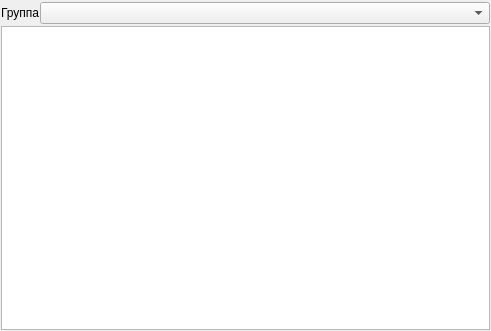
<?xml version="1.0" encoding="UTF-8"?>
<ui version="4.0">
 <class>TestComboBoxPopupForm</class>
 <widget class="QWidget" name="TestComboBoxPopupForm">
  <property name="geometry">
   <rect>
    <x>0</x>
    <y>0</y>
    <width>491</width>
    <height>331</height>
   </rect>
  </property>
  <property name="windowTitle">
   <string>Form</string>
  </property>
  <layout class="QGridLayout" name="gridLayout">
   <property name="leftMargin">
    <number>1</number>
   </property>
   <property name="topMargin">
    <number>2</number>
   </property>
   <property name="rightMargin">
    <number>1</number>
   </property>
   <property name="bottomMargin">
    <number>1</number>
   </property>
   <property name="horizontalSpacing">
    <number>1</number>
   </property>
   <property name="verticalSpacing">
    <number>2</number>
   </property>
   <item row="0" column="1">
    <widget class="CRBComboBox" name="cmbTestGroup"/>
   </item>
   <item row="1" column="0" colspan="2">
    <widget class="CRBPopupView" name="tblTests"/>
   </item>
   <item row="0" column="0">
    <widget class="QLabel" name="lblTestGroup">
     <property name="sizePolicy">
      <sizepolicy hsizetype="Maximum" vsizetype="Preferred">
       <horstretch>0</horstretch>
       <verstretch>0</verstretch>
      </sizepolicy>
     </property>
     <property name="text">
      <string>Группа</string>
     </property>
    </widget>
   </item>
  </layout>
 </widget>
 <customwidgets>
  <customwidget>
   <class>CRBComboBox</class>
   <extends>QComboBox</extends>
   <header>library/crbcombobox.h</header>
  </customwidget>
  <customwidget>
   <class>CRBPopupView</class>
   <extends>QTableView</extends>
   <header>library/crbcombobox.h</header>
  </customwidget>
 </customwidgets>
 <resources/>
 <connections/>
</ui>
